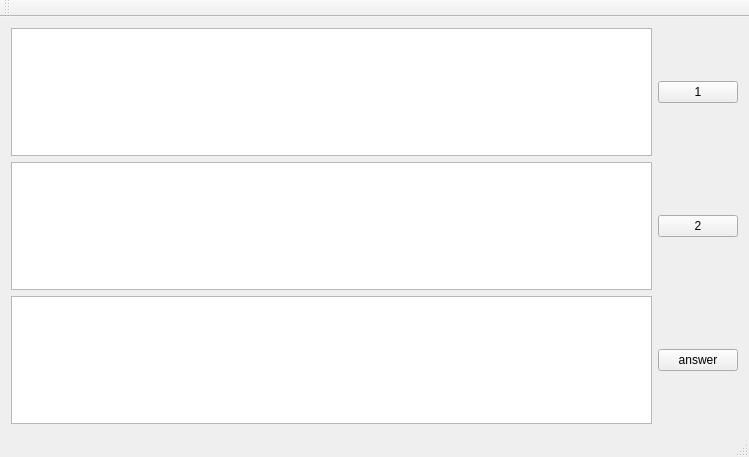
<?xml version="1.0" encoding="UTF-8"?>
<ui version="4.0">
 <class>MainWindow</class>
 <widget class="QMainWindow" name="MainWindow">
  <property name="geometry">
   <rect>
    <x>0</x>
    <y>0</y>
    <width>749</width>
    <height>457</height>
   </rect>
  </property>
  <property name="windowTitle">
   <string>MainWindow</string>
  </property>
  <widget class="QWidget" name="centralWidget">
   <layout class="QGridLayout" name="gridLayout">
    <item row="0" column="0">
     <widget class="QPlainTextEdit" name="plain1TextEdit"/>
    </item>
    <item row="0" column="1">
     <widget class="QPushButton" name="push1Button">
      <property name="text">
       <string>1</string>
      </property>
     </widget>
    </item>
    <item row="1" column="0">
     <widget class="QPlainTextEdit" name="plain2TextEdit"/>
    </item>
    <item row="1" column="1">
     <widget class="QPushButton" name="pushButton_2">
      <property name="text">
       <string>2</string>
      </property>
     </widget>
    </item>
    <item row="2" column="0">
     <widget class="QPlainTextEdit" name="plain3TextEdit"/>
    </item>
    <item row="2" column="1">
     <widget class="QPushButton" name="pushButton_3">
      <property name="text">
       <string>answer</string>
      </property>
     </widget>
    </item>
   </layout>
  </widget>
  <widget class="QMenuBar" name="menuBar">
   <property name="geometry">
    <rect>
     <x>0</x>
     <y>0</y>
     <width>749</width>
     <height>27</height>
    </rect>
   </property>
  </widget>
  <widget class="QToolBar" name="mainToolBar">
   <attribute name="toolBarArea">
    <enum>TopToolBarArea</enum>
   </attribute>
   <attribute name="toolBarBreak">
    <bool>false</bool>
   </attribute>
  </widget>
  <widget class="QStatusBar" name="statusBar"/>
 </widget>
 <layoutdefault spacing="6" margin="11"/>
 <resources/>
 <connections/>
</ui>
